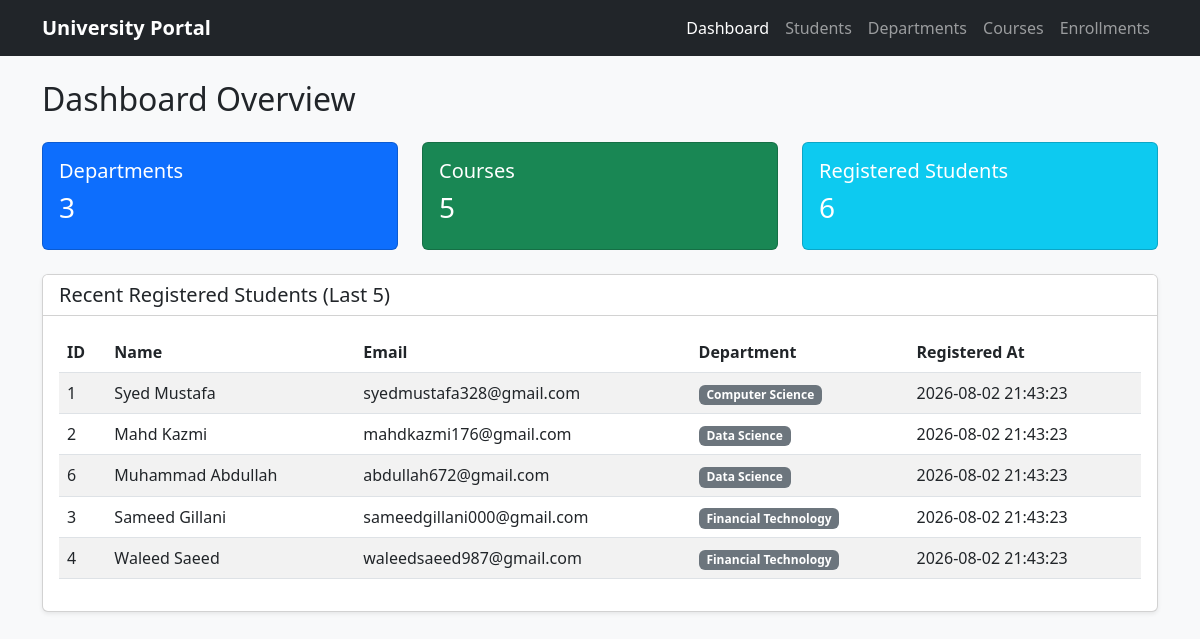
The page / on the database its author committed.
### tables this page shows
CREATE TABLE IF NOT EXISTS students (
    id INT AUTO_INCREMENT PRIMARY KEY,
    name VARCHAR(255) NOT NULL,
    email VARCHAR(255) NOT NULL UNIQUE,
    department_id INT NOT NULL,
    created_at TIMESTAMP DEFAULT CURRENT_TIMESTAMP,
    updated_at TIMESTAMP DEFAULT CURRENT_TIMESTAMP ON UPDATE CURRENT_TIMESTAMP,
    FOREIGN KEY (department_id) REFERENCES departments(id) ON DELETE CASCADE
);

CREATE TABLE IF NOT EXISTS departments (
    id INT AUTO_INCREMENT PRIMARY KEY,
    department_name VARCHAR(255) NOT NULL UNIQUE,
    created_at TIMESTAMP DEFAULT CURRENT_TIMESTAMP
);

### index.php (the view, shortened to what this page needs)
<?php
require_once 'db.php';
$deptCount = $pdo->query("SELECT COUNT(*) FROM departments")->fetchColumn();
$courseCount = $pdo->query("SELECT COUNT(*) FROM courses")->fetchColumn();
$studentCount = $pdo->query("SELECT COUNT(*) FROM students")->fetchColumn();
$stmt = $pdo->query("
    SELECT students.id, students.name, students.email, students.created_at, departments.department_name
    FROM students
    JOIN departments ON students.department_id = departments.id
    ORDER BY students.created_at DESC
    LIMIT 5
");
$recentStudents = $stmt->fetchAll();
?>
<!DOCTYPE html>
<html lang="en">
<head>
    <link href="https://cdn.jsdelivr.net/npm/bootstrap@5.3.0/dist/css/bootstrap.min.css" rel="stylesheet">
</head>
<body class="bg-light">
<nav class="navbar navbar-expand-lg navbar-dark bg-dark mb-4">
    <div class="container">
        <a class="navbar-brand fw-bold" href="index.php">University Portal</a>
        <div class="navbar-nav">
            <a class="nav-link active" href="index.php">Dashboard</a>
            <a class="nav-link" href="students.php">Students</a>
            <a class="nav-link" href="departments.php">Departments</a>
            <a class="nav-link" href="courses.php">Courses</a>
            <a class="nav-link" href="enrollments.php">Enrollments</a>
        </div>
    </div>
</nav>
<div class="container">
    <h2 class="mb-4">Dashboard Overview</h2>
    <div class="row mb-4">
        <div class="col-md-4">
            <div class="card text-white bg-primary p-3">
                <h5>Departments</h5>
                <h3><?= $deptCount ?></h3>
            </div>
        </div>
        <div class="col-md-4">
            <div class="card text-white bg-success p-3">
                <h5>Courses</h5>
                <h3><?= $courseCount ?></h3>
            </div>
        </div>
        <div class="col-md-4">
            <div class="card text-white bg-info p-3">
                <h5>Registered Students</h5>
                <h3><?= $studentCount ?></h3>
            </div>
        </div>
    </div>
    <div class="card shadow-sm">
        <div class="card-header bg-white">
            <h5 class="mb-0">Recent Registered Students (Last 5)</h5>
        </div>
        <div class="card-body">
            <table class="table table-striped table-hover">
                <thead>
                    <tr>
                        <th>ID</th>
                        <th>Name</th>
                        <th>Email</th>
                        <th>Department</th>
                        <th>Registered At</th>
                    </tr>
                </thead>
                <tbody>
                    <?php if (count($recentStudents) > 0): ?>
                        <?php foreach ($recentStudents as $student): ?>
                            <tr>
                                <td><?= htmlspecialchars($student['id']) ?></td>
                                <td><?= htmlspecialchars($student['name']) ?></td>
                                <td><?= htmlspecialchars($student['email']) ?></td>
                                <td><span class="badge bg-secondary"><?= htmlspecialchars($student['department_name']) ?></span></td>
                                <td><?= htmlspecialchars($student['created_at']) ?></td>
                            </tr>
                        <?php endforeach; ?>
                    <?php else: ?>
                        <tr><td colspan="5" class="text-center">No students found.</td></tr>
                    <?php endif; ?>
                </tbody>
            </table>
        </div>
    </div>
</div>
</body>
</html>

### rows shown on the page
students: id "1", name "Syed Mustafa", email "syedmustafa328@gmail.com", department.department_name "Computer Science", created_at "2026-08-02 21:43:23"
students: id "2", name "Mahd Kazmi", email "mahdkazmi176@gmail.com", department.department_name "Data Science", created_at "2026-08-02 21:43:23"
students: id "6", name "Muhammad Abdullah", email "abdullah672@gmail.com", department.department_name "Data Science", created_at "2026-08-02 21:43:23"
students: id "3", name "Sameed Gillani", email "sameedgillani000@gmail.com", department.department_name "Financial Technology", created_at "2026-08-02 21:43:23"
students: id "4", name "Waleed Saeed", email "waleedsaeed987@gmail.com", department.department_name "Financial Technology", created_at "2026-08-02 21:43:23"

### other values the page prints
$deptCount "3"
$courseCount "5"
$studentCount "6"
